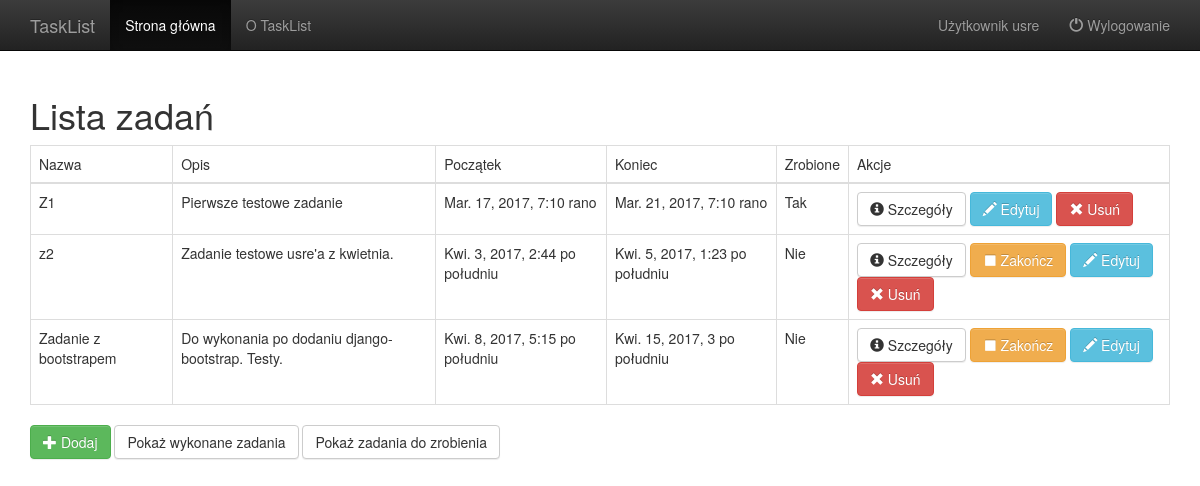
Page /tasks (signed in) on the earlier database version.
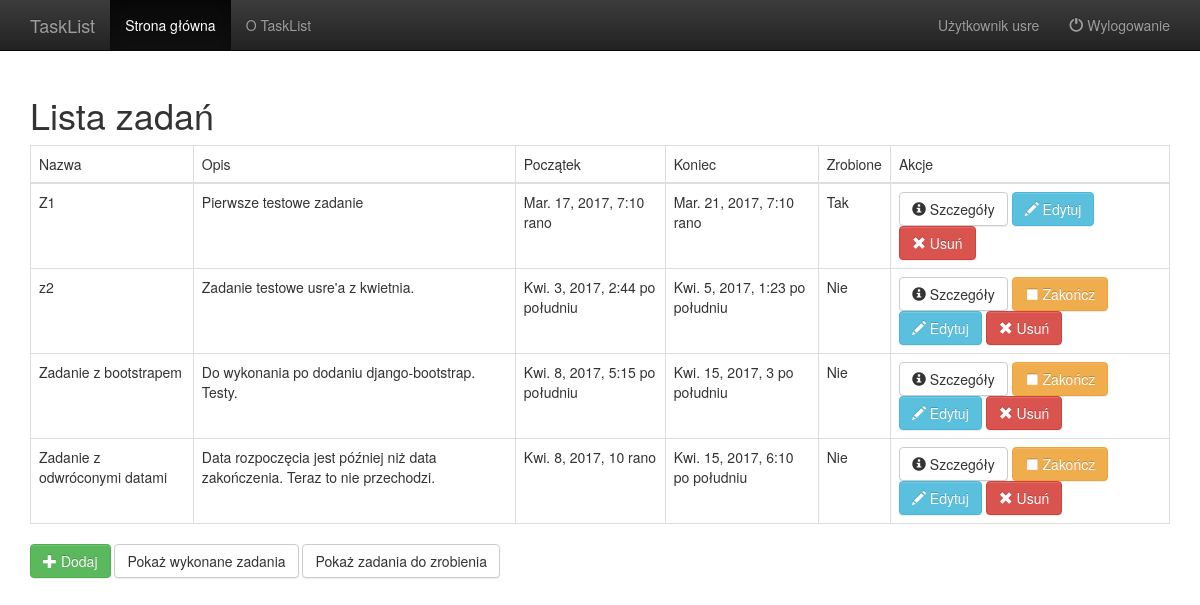
Same page on the later database version.
### TaskList/models.py (models this page shows, shortened)
class Task(models.Model):
    user = models.ForeignKey(User)
    name = models.CharField(max_length=256)
    description = models.TextField(max_length=4000)
    start = models.DateTimeField(default=datetime.now)
    end = models.DateTimeField(default=datetime.now)
    done = models.BooleanField(default=False)

### TaskList/list_views.py (the view)
# urls.py: url(r'^tasks$', list_views.TaskList.as_view(), name='task_list'),
@method_decorator(login_required, name='dispatch')
class TaskList(ListView):
    allow_empty = True
    def get_queryset(self):
        return Task.objects.filter(user=self.request.user.pk)
    def get_context_data(self, **kwargs):
        context = super(TaskList, self).get_context_data(**kwargs)
        context['user'] = self.request.user
        context['active'] = 'tasks'
        return context

### TaskList/AuthenticationBackend.py (called while the page is built)
    def get_user(self, user_id):
        try:
            return User.objects.get(pk=user_id)
        except User.DoesNotExist:
            return None

### TaskList/templates/TaskList/task_list.html (shortened to what this page needs)
{% extends "layout.html" %}
{% block content %}
    <h1>Lista zadań</h1>
	<table class="table table-bordered">
		<thead>
		<tr>
			<td>Nazwa</td><td>Opis</td><td>Początek</td><td>Koniec</td><td>Zrobione</td><td>Akcje</td>
		</tr>
		</thead>
		<tbody>
		{% for task in object_list %}
		<tr>
			<td>{{task.name}}</td><td>{{task.description}}</td><td>{{task.start}}</td><td>{{task.end}}</td>
            <td>
				{% if task.done %}
                Tak
                {% else %}
                Nie
				{% endif %}
			</td>
			<td>
				<a class="btn btn-default" href="{% url 'task_details' task.id %}">
                    <span class="glyphicon glyphicon-info-sign"></span>
                    Szczegóły
                </a>
                {% if not task.done %}
				<a class="btn btn-warning" href="{% url 'task_finish' task.id %}">
                    <span class="glyphicon glyphicon-stop"></span>
                    Zakończ
                </a>
				{% endif %}
				<a class="btn btn-info" href="{% url 'task_edit' task.id %}">
                    <span class="glyphicon glyphicon-pencil"></span>
                    Edytuj
                </a>
				<a class="btn btn-danger" href="{% url 'task_delete' task.id %}">
                    <span class="glyphicon glyphicon-remove"></span> Usuń
                </a>
			</td>
		</tr>
        {% empty %}
        <tr>Brak zadań</tr>
		{% endfor %}
		</tbody>
	</table>
	<a class="btn btn-success" href="{% url 'task_new' %}"><span class="glyphicon glyphicon-plus"></span> Dodaj</a>
	<a class="btn btn-default" href="{% url 'task_list_done' %}">Pokaż wykonane zadania</a>
	<a class="btn btn-default" href="{% url 'task_list_todo' %}">Pokaż zadania do zrobienia</a>
{% endblock %}

### TaskList/templates/layout.html (shortened to what this page needs)
<!DOCTYPE html>
<html>
<head>
    {% load staticfiles %}
    <link rel="stylesheet" href="{% static 'css/bootstrap-theme.min.css' %}" />
    <link rel="stylesheet" href="{% static 'css/bootstrap.min.css' %}" />
</head>
<body>
<nav class="navbar navbar-inverse navbar-fixed-top">
    <div class="container">
        <div class="navbar-header">
            {% if user.is_authenticated %}
            <a class="navbar-brand" href="/tasks">TaskList</a>
            {% else %}
            <a class="navbar-brand" href="/">TaskList</a>
            {% endif %}
        </div>
        <div id="navbar" class="collapse navbar-collapse">
            <ul class="nav navbar-nav">
                <li class="{% if active == 'tasks' or active == 'home' %}active{% endif %}">
                    {% if user.is_authenticated %}
                    <a href="/tasks">Strona główna</a>
                    {% else %}
                    <a href="/">Strona główna</a>
                    {% endif %}
                </li>
                <li class="{% if active == 'about' %}active{% endif %}">
                    <a href="/about">O TaskList</a>
                </li>
            </ul>
            {% if user.is_authenticated %}
            <ul class="nav navbar-nav navbar-right">
                <li class="{% if active == 'user' %}active{% endif %}"><a href="/user">Użytkownik {{user}}</a></li>
                <li><a href="/logout"><span class="glyphicon glyphicon-off"></span>&nbsp;Wylogowanie</a></li>
            </ul>
            {% endif %}
        </div>
    </div>
</nav>
<div class="container">
    {% block content %}
    {% endblock content %}
</div>
</body>
</html>

### TaskList/templates/layout.html (style rules this page uses)
body { padding-top: 75px; }

Differences in the rows shown:
added Task: name "Zadanie z odwróconymi datami", description "Data rozpoczęcia jest później niż data zakończenia. Teraz to nie przechodzi.", start "Kwi. 8, 2017, 10 rano", end "Kwi. 15, 2017, 6:10 po południu", done "Nie"
